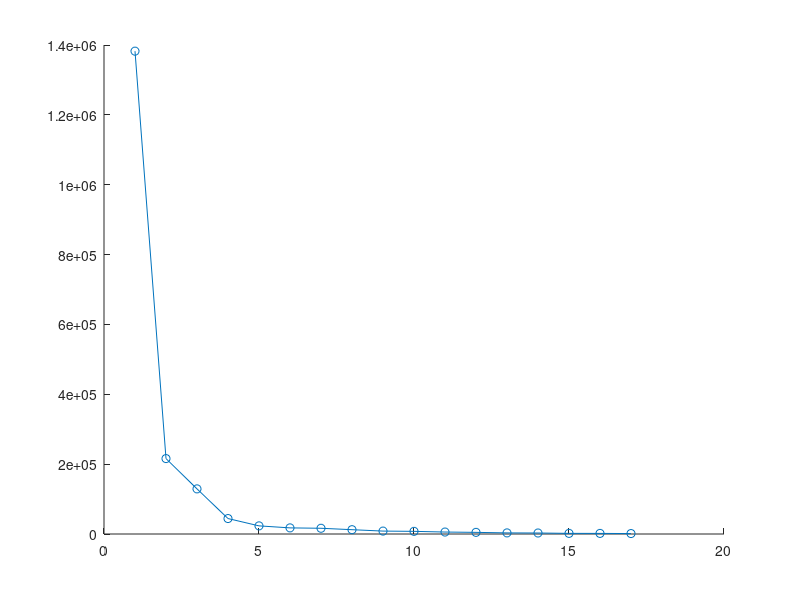

Recreate this plot in MATLAB. (Note: this script raises an error after producing the figure.)
% Amarantidou Efthymia 
% AEM: 9762
% Data Analysis | Chapter [6] Ex. 2

clear;
close all;
clc;

yeastData = importdata('yeast.dat');

[n, p] = size(yeastData);

y = yeastData - mean(yeastData);

covY = cov(y);

[eigenVectors, eigenValues] = eig(covY);

eigenValues = sort(diag(eigenValues), 'descend');
eigenVectors = eigenVectors(:,p:-1:1);

%% Question (a)

% [Method 1] Scree plot
figure();
hold on
plot(1:p,eigenValues,'-o')
yline(mean(eigenValues), 'r');

title('Scree Plot')
xlabel('Index')
ylabel('Eigenvalue')
title('Scree plot')
grid on

% [Method 2] Explained variance percentage


%% Question (b)

d = 2;

a = eigenVectors(:, 1:d);
z = yeastData * a;

figure();

plot(z(:,1),z(:,2),'*');

xlabel('PC 1');
ylabel('PC 2');
title(['PCA [d = ' num2str(d) ']']);
grid on

d = 3;
a = eigenVectors(:, 1:d);
z = yeastData * a;

figure();

plot3(z(:,1), z(:,2), z(:, 3),'*');

xlabel('PC 1');
ylabel('PC 2');
zlabel('PC 3');
title(['PCA [d = ' num2str(d) ']']);
grid on